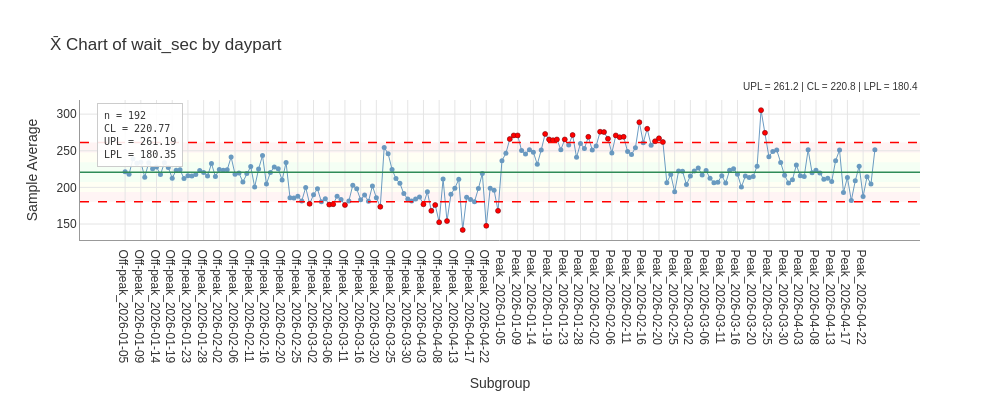

Notebook cell for this chart:
### Markdown cell above
## Location: what happened to the *average* wait?

The **Xbar** chart tracks the mean wait per subgroup over time.

### Code cell
result = study.execute(chart='Xbar', companion=True)  # Xbar plus its S companion
fig = result.plot(chart='Xbar', show_zones=True, highlight_signals=True, show_stats=True)
fig.show()

### Figure 1 — Plotly figure (JSON) as saved in the notebook; plotly's stock layout.template omitted (floating-point values rounded to 4 significant figures; data arrays with more than 128 entries replaced by an {"elided": "..."} marker saying what was removed)
{"data": [{"hovertemplate": "%{x}<br>%{y:.3f}<extra></extra>", "line": {"color": "steelblue", "width": 1.0}, "marker": {"color": "steelblue", "size": 5}, "mode": "lines+markers", "name": "Xbar", "opacity": 0.8, "type": "scatter", "x": {"elided": "192 str values"}, "y": {"elided": "192 float values"}}, {"hovertemplate": "Beyond Limits<br>%{x}<br>%{y:.3f}<extra></extra>", "marker": {"color": "red", "line": {"color": "darkred", "width": 0.5}, "size": 5, "symbol": "circle"}, "mode": "markers", "name": "Beyond Limits", "showlegend": false, "type": "scatter", "x": ["Off-peak_2026-02-28", "Off-peak_2026-03-06", "Off-peak_2026-03-07", "Off-peak_2026-03-11", "Off-peak_2026-03-21", "Off-peak_2026-04-03", "Off-peak_2026-04-06", "Off-peak_2026-04-07", "Off-peak_2026-04-08", "Off-peak_2026-04-10", "Off-peak_2026-04-15", "Off-peak_2026-04-22", "Off-peak_2026-04-25", "Peak_2026-01-07", "Peak_2026-01-08", "Peak_2026-01-09", "Peak_2026-01-17", "Peak_2026-01-19", "Peak_2026-01-20", "Peak_2026-01-21", "Peak_2026-01-23", "Peak_2026-01-26", "Peak_2026-01-30", "Peak_2026-02-03", "Peak_2026-02-04", "Peak_2026-02-05", "Peak_2026-02-07", "Peak_2026-02-09", "Peak_2026-02-10", "Peak_2026-02-14", "Peak_2026-02-17", "Peak_2026-02-19", "Peak_2026-02-20", "Peak_2026-02-21", "Peak_2026-03-23", "Peak_2026-03-24"], "y": [177.5, 176.5, 177.0, 176.0, 173.5, 177.0, 168.0, 176.0, 152.5, 154.0, 142.0, 147.5, 168.0, 266.0, 271.0, 271.0, 273.0, 265.5, 264.5, 265.5, 265.5, 271.5, 269.0, 276.0, 275.5, 266.5, 271.0, 268.5, 269.0, 289.0, 280.0, 263.0, 267.0, 262.0, 305.5, 274.5]}], "layout": {"annotations": [{"bgcolor": "rgba(255,255,255,0.7)", "font": {"color": "#333333", "size": 10}, "showarrow": false, "text": "UPL = 261.2 | CL = 220.8 | LPL = 180.4", "x": 1.0, "xanchor": "right", "xref": "paper", "y": 1.04, "yanchor": "bottom", "yref": "paper"}, {"align": "left", "bgcolor": "rgba(255, 255, 255, 0.9)", "bordercolor": "#CCCCCC", "borderpad": 6, "borderwidth": 1, "font": {"color": "#333333", "family": "monospace", "size": 10}, "showarrow": false, "text": "n = 192<br>CL = 220.77<br>UPL = 261.19<br>LPL = 180.35", "x": 0.02, "xanchor": "left", "xref": "paper", "y": 0.98, "yanchor": "top", "yref": "paper"}], "font": {"color": "#333333", "family": "Arial, sans-serif", "size": 12}, "height": 400, "hovermode": "x unified", "margin": {"b": 80}, "paper_bgcolor": "white", "plot_bgcolor": "white", "shapes": [{"fillcolor": "#B3FFB3", "layer": "below", "line": {"width": 0}, "opacity": 0.15, "type": "rect", "x0": 0, "x1": 1, "xref": "x domain", "y0": 207.3, "y1": 234.2, "yref": "y"}, {"fillcolor": "#FFFFB3", "layer": "below", "line": {"width": 0}, "opacity": 0.15, "type": "rect", "x0": 0, "x1": 1, "xref": "x domain", "y0": 234.2, "y1": 247.7, "yref": "y"}, {"fillcolor": "#FFFFB3", "layer": "below", "line": {"width": 0}, "opacity": 0.15, "type": "rect", "x0": 0, "x1": 1, "xref": "x domain", "y0": 193.8, "y1": 207.3, "yref": "y"}, {"fillcolor": "#FFB3B3", "layer": "below", "line": {"width": 0}, "opacity": 0.15, "type": "rect", "x0": 0, "x1": 1, "xref": "x domain", "y0": 247.7, "y1": 261.2, "yref": "y"}, {"fillcolor": "#FFB3B3", "layer": "below", "line": {"width": 0}, "opacity": 0.15, "type": "rect", "x0": 0, "x1": 1, "xref": "x domain", "y0": 180.4, "y1": 193.8, "yref": "y"}, {"line": {"color": "red", "dash": "dash", "width": 1.5}, "type": "line", "x0": 0, "x1": 1, "xref": "x domain", "y0": 261.2, "y1": 261.2}, {"line": {"color": "red", "dash": "dash", "width": 1.5}, "type": "line", "x0": 0, "x1": 1, "xref": "x domain", "y0": 180.4, "y1": 180.4}, {"line": {"color": "#2E8B57", "dash": "solid", "width": 1.5}, "type": "line", "x0": 0, "x1": 1, "xref": "x domain", "y0": 220.8, "y1": 220.8}], "showlegend": false, "title": {"text": "X̄ Chart of wait_sec by daypart"}, "width": 1000, "xaxis": {"automargin": true, "gridcolor": "#E5E5E5", "gridwidth": 1.0, "linecolor": "#999999", "linewidth": 1.0, "showgrid": true, "showline": true, "title": {"text": "Subgroup"}, "type": "category"}, "yaxis": {"gridcolor": "#E5E5E5", "gridwidth": 1.0, "linecolor": "#999999", "linewidth": 1.0, "showgrid": true, "showline": true, "title": {"text": "Sample Average"}, "zeroline": false}}}
